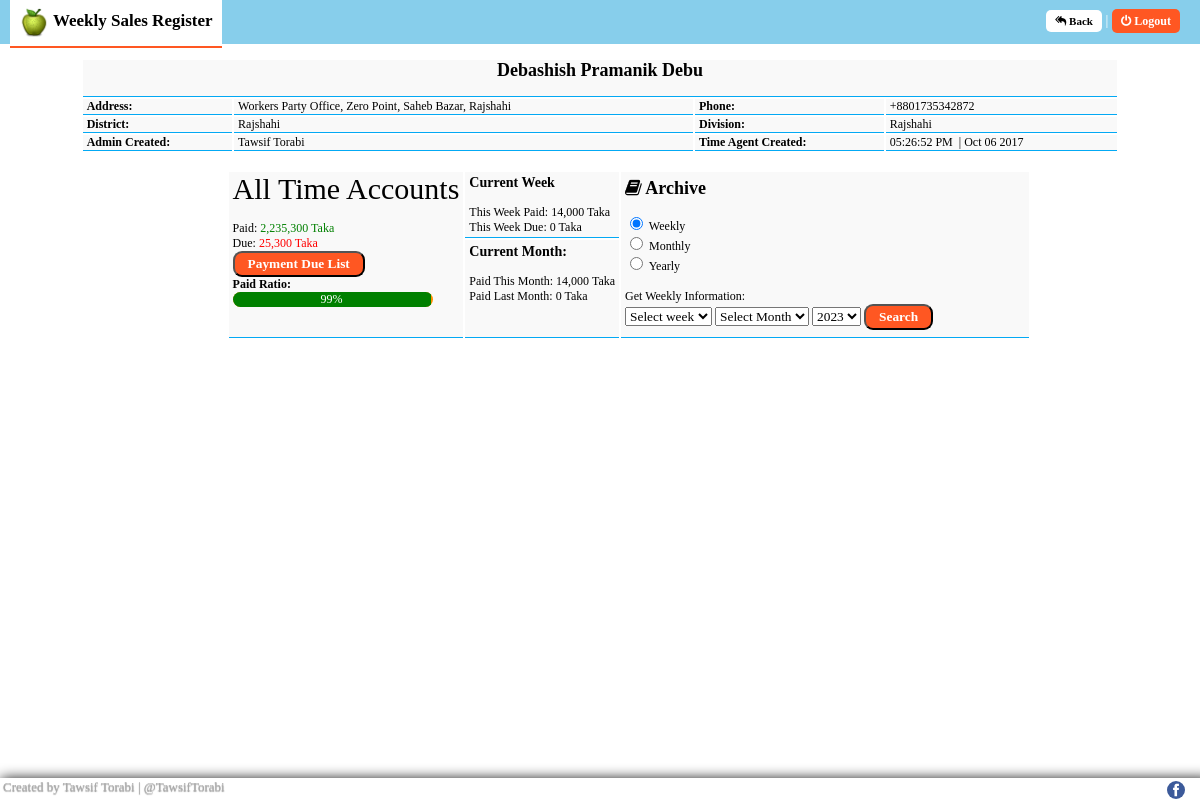
/agentprofile.php?id=10&ref=/agentdb.php (signed in), run on an earlier commit of the app's database.
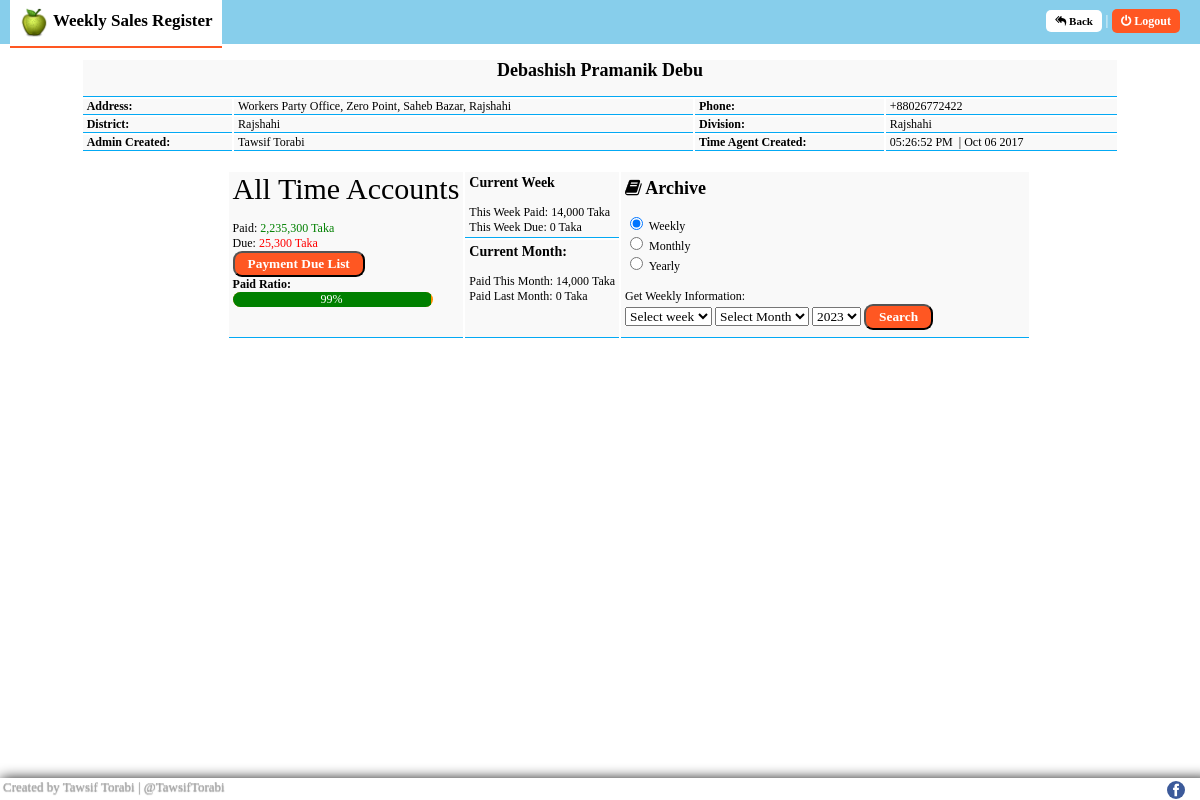
And on a later commit of the database.
### tables this page shows
CREATE TABLE "agents" (
	`id`	INTEGER PRIMARY KEY AUTOINCREMENT,
	`name`	TEXT,
	`address`	TEXT,
	`phone`	INTEGER,
	`zillaID`	INTEGER,
	`countryID`	INTEGER,
	`defaultCopies`	INTEGER,
	`whocreated`	TEXT,
	`timestamp`	TEXT
);

### functions.php (called while the page is built, shortened)
<?php
function getWeek($date) {
    $week = date('W',strtotime($date));
    $day  = date('N',strtotime($date));
    $max_weeks = getIsoWeeksInYear(date('Y',strtotime($date)));
    if($day == 7 && $week != $max_weeks) {
        return ++$week;
    } elseif($day == 7) {
        return 1;
    } else {
        return $week;
    }
}
function getIsoWeeksInYear($year) {
    $date = new DateTime;
    $date->setISODate($year, 53);
    return ($date->format("W") === "53" ? 53 : 52);
}
?>

### agentprofile.php (the view, shortened to what the changed rows need)
<?php
if(!isset($_SESSION['loggedin'])){
	echo "<script>window.open('login.php','_self')</script>";
	} else {
?>
<?php
require("connect_db.php");
require("functions.php");
if(isset($_GET['id'])){
	$agentid = (int)$_GET['id'];
	$agentdataquery = "select * from agents where id='$agentid'";
	$row = $db->query($agentdataquery)->fetchArray(SQLITE3_ASSOC);
	$thisagentname = $row['name'];
	$thisagentaddress = $row['address'];
	$thisagentphone = $row['phone'];
	$thisagentzilla = $row['zillaID'];
	$whocreated = $row['whocreated'];
	$timestamp = $row['timestamp'];
}
?>
<html>
	<head>
		<?php include('common/html_head.php'); ?>
	</head>
<body>
<?php include('common/sticky_footer.php'); ?>
<div id="nav">
	<?php include('common/app_logo_titile.php'); ?>
	<p class="nav-right">
		<a class="nav-links" href="<?php if(isset($_GET['ref'])){ echo $_GET['ref']; }?>"><i class="fa fa-reply-all" aria-hidden="true"></i> Back</a> |
		<a class="nav-links refresh" href="logout.php"><i class="fa fa-power-off" aria-hidden="true"></i> Logout</a>
	</p>
</div>
<div style="height: 50px"></div>
<center>
<div id="agentdetail">
		<table width="90%">
			<tr>
				<td colspan="4" align="center"><h2><?php echo $thisagentname; ?></h2></td>
			</tr>
			<tr>
				<td><b>Address: </b></td>
				<td>
						<?php echo $thisagentaddress; ?>
				</td>
				<td><b>Phone: </b></td>
				<td>
						+880<?php echo $thisagentphone; ?>
				</td>
			</tr>
			<tr>
				<td><b>District: </b></td>
				<td>
					<?php
						$sql = "SELECT * from zilla where id='$thisagentzilla'";
						$result = $db->query($sql);
						while($row = $result->fetchArray(SQLITE3_ASSOC)){
					?>
						<?php echo $row['name']; ?>
					<?php
						}
					?>
				</td>
				<td><b>Division: </b></td>
				<td>
					<?php if($thisagentzilla === '65'){echo 'No Zilla';} else { ?>
					<?php
						$sql12 = "SELECT divisionID from zilla where id='$thisagentzilla'";
						$result12 = $db->query($sql12);
						$divisionID = $result12->fetchArray(SQLITE3_ASSOC)['divisionID'];
						$sql2 = "SELECT * from divisions where id='$divisionID'";
						$result2 = $db->query($sql2);
						$row12 = $result2->fetchArray(SQLITE3_ASSOC);
					?>
					<?php echo $row12['name']; }?>
				</td>
			</tr>
			<tr>
				<td><b>Admin Created: </b></td>
				<td>
					<?php
						$sql = "SELECT * from users where id='$whocreated'";
						$result = $db->query($sql);
						while($row = $result->fetchArray(SQLITE3_ASSOC)){
					?>
						<?php echo $row['name']; ?>
					<?php
						}
					?>
				</td>
				<td><b>Time Agent Created: </b></td>
				<td>
					<?php
						echo date("h:i:s A", $timestamp);
						?>
						&nbsp;|
						<?php
						echo gmdate("M d Y", $timestamp);
					?>
				</td>
			</tr>
		</table>
		</div>
	</center>
		<?php
			$year=date("Y", time());
			$week=getWeek(date("Y-m-d", time()));
			$month=date("m", time());
			$lastweek=getWeek(date("Y-m-d", time()))-1;
			$lastmonth=date("m", time())-1;
			$lastweeklyincomequery="SELECT SUM(paid) FROM archive WHERE week='$lastweek' AND year='$year' AND agentID='$agentid'";
			$weeklyincomequery="SELECT SUM(paid) FROM archive WHERE week='$week' AND year='$year' AND agentID='$agentid'";
			$monthlyincomequery="SELECT SUM(paid) FROM archive WHERE month='$month' AND year='$year' AND agentID='$agentid'";
			$lastmonthlyincomequery="SELECT SUM(paid) FROM archive WHERE month='$lastmonth' AND year='$year' AND agentID='$agentid'";
			$alltimequery="SELECT SUM(paid), SUM(unpaid) FROM archive WHERE agentID='$agentid'";
			$incomethisweek = $db->query($weeklyincomequery)->fetchArray(SQLITE3_ASSOC);
			$incomethismonth = $db->query($monthlyincomequery)->fetchArray(SQLITE3_ASSOC);
			$incomelastweek = $db->query($lastweeklyincomequery)->fetchArray(SQLITE3_ASSOC);
			$incomelastmonth = $db->query($lastmonthlyincomequery)->fetchArray(SQLITE3_ASSOC);
			$incomealltime = $db->query($alltimequery)->fetchArray(SQLITE3_ASSOC);
			$duealltime = $db->query($alltimequery)->fetchArray(SQLITE3_ASSOC);
			$totalalltime = $incomealltime['SUM(paid)'] + $duealltime['SUM(unpaid)'];
		?>
<div class="accountancecontainer">
		<table align="center">
		<tr>
		<td rowspan="2">
		<span style="font-size: 30px;">All Time Accounts</span>
		Paid: <span style="color: green;"><?php echo number_format($incomealltime['SUM(paid)'], 0); ?> Taka</span></br>
		Due: <span style="color: red;"><?php echo number_format($duealltime['SUM(unpaid)'], 0); ?> Taka</span>
		<?php if($duealltime['SUM(unpaid)'] > 0){ ?>
			<button onclick="showdues();">Payment Due List</button>
		<?php } ?>
		<b>Paid Ratio: </b></br>
		<div style="display:inline-block; width:200px; text-align: center; background: #ff8f00;border-radius: 16px;overflow: hidden;vertical-align: middle;">
			<div style="width:<?php echo number_format($incomealltime['SUM(paid)']*100/$totalalltime, 0);?>%; background: green;">
				<span style="white-space: nowrap; padding: 2px 19px; color: white;">
				<?php echo number_format($incomealltime['SUM(paid)']*100/$totalalltime, 0);?>%
				</span>
			</div>
		</div>
		</td>
		<td>
		<h3>Current Week</h3>
		This Week Paid: <?php echo number_format($incomethisweek['SUM(paid)'], 0); ?> Taka</br>
		This Week Due: <?php echo number_format($incomelastweek['SUM(paid)'], 0); ?> Taka</br>
		</td>
		<td style="width: 400px;" rowspan="2">
			<h2><i class="fa fa-book" aria-hidden="true"></i> Archive</h2>
			<input type='radio' checked id="weeksel" onclick="showDiv('1','2','3'); weekreport();" value="0" name='re'>
			<label for="rew">Weekly</label></br>
			<input type='radio' onclick="showDiv('2','1','3'); monthreport();" id="monthsel" value="1" name='re'>
			<label for="rem">Monthly</label></br>
			<input type='radio' onclick="showDiv('3','1','2'); yearreport();" id="yearsel" value="2" name='re'>
			<label for="rey">Yearly</label></br>
			<div id="1" class="shown">
				Get Weekly Information: </br>
				<select name="week" id="weeknumberuser" required>
					<option value="">Select week</option>
				</select>
				<select name="month" id="monthnumberuser" required>
				  <option value="">Select Month</option>
				</select>
				<?php
				$already_selected_value = date("Y", time());
				$earliest_year = 2017;
				print '<select name="year" id="yearnumberuser" required>';
				foreach (range(date('Y'), $earliest_year) as $x) {
					print '<option value="'.$x.'"'.($x === $already_selected_value ? ' selected="selected"' : '').'>'.$x.'</option>';
				}
				print '</select>';
				?>
				<button onclick="resetnotajax(); weekreport();">Search</button>
			</div>
		</td>
		</tr>
		<tr>
		<td>
		<h3>Current Month: </h3>
		Paid This Month: <?php echo number_format($incomethismonth['SUM(paid)'], 0); ?> Taka</br>
		Paid Last Month: <?php echo number_format($incomelastmonth['SUM(paid)'], 0); ?> Taka</br>
		</td>
		</tr>
		</table>
</div>
	<?php } ?>

What changed in the data, as far as the page shows it:
changed agents "Debashish Pramanik Debu": phone "1735342872" → "26772422"
